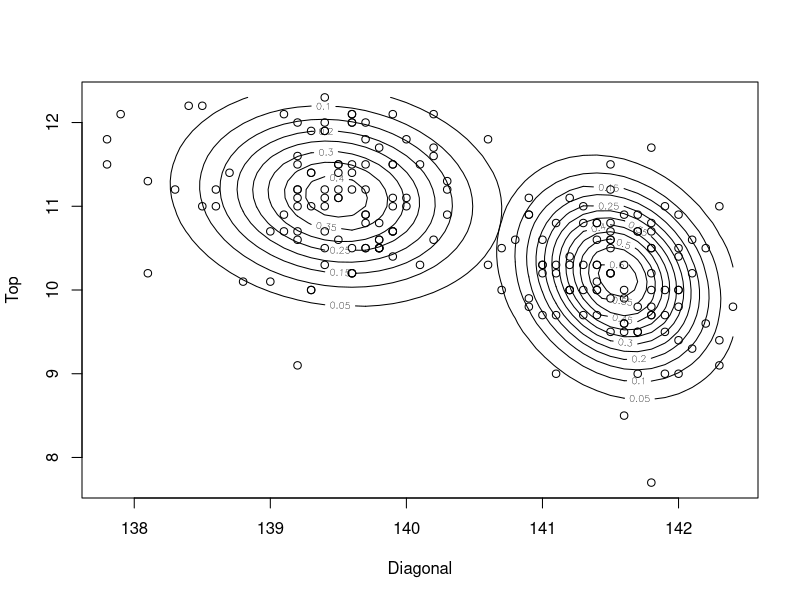

Write the R code that produced this figure.
library(ggplot2)
library(dplyr)
library(mvtnorm)

# Convenience function to use with *apply
density <- function(component, x) {
  dmvnorm(x,
          mean=component$means,
          sigma=component$cov.matrix)
}

# Log likelihood of GMM
log.likelihood <- function(X, Pi, Components) {
  N <- length(X[,1])
  K <- length(Components)
  
  l <- 0
  
  for (i in 1:N) {
    l.sub <- 0
    
    for (j in 1:K) {
      l.sub <- l.sub + Pi[j] * density(Components[[j]], X[i,])
    }
    
    l <- l + log(l.sub)
  }
  
  l
}

# For each observations compute components responsibilities
# under current estimates of weights, means and covariances
component.responsibilities <- function(x, Pi, Components) {
  weighted.densities <- Pi * sapply(Components, density, x)
  
  weighted.densities / sum(weighted.densities)
}

# Perform Maximization step
update.Components <- function(X, Gamma, Pi, Components) {
  N <- length(X[,1])
  DIM <- length(X[1,])
  K <- length(Components)
  
  new.Components <- list()
  new.Pi <- numeric(K)
  
  for (k in 1:K) {
    N.k <- sum(Gamma[, k])
    
    new.means <- colSums(Gamma[, k] * X) / N.k
    
    new.cov <- matrix(rep(0, DIM*DIM), nrow=DIM)
    
    for (n in 1:N) {
      centered.point <- unlist(data[n,]) - new.means
      term <- Gamma[n, k] * outer(centered.point, centered.point) / N.k
      
      new.cov <- new.cov + term
    }
    
    new.Components[[k]] <- list(means=new.means,
                                cov.matrix=new.cov)
    new.Pi[k] <- N.k / N
  }
  
  list(Components = new.Components,
       Pi = new.Pi)
}

# Fits GMM using EM algorithm
fit <- function(X, init.Pi, init.Components, eps=1e-3, max.iter=Inf) {
  # init parameters
  Components <- init.Components
  Pi <- init.Pi
  
  loglik <- log.likelihood(X, Pi, Components)
  
  i <- 1
  
  repeat {
    # E-step
    Gamma <- t(apply(data, 1, component.responsibilities, Components=Components, Pi=Pi))
    
    # M-step
    updated.components <- update.Components(X, Gamma, Pi, Components)
    Components <- updated.components$Components
    Pi <- updated.components$Pi
    
    print(paste('( Iteration', i, ')', 'Log Likelihood:', loglik))
    
    loglik.upd <- log.likelihood(X, Pi, Components)
    
    if (i == max.iter || abs(loglik.upd - loglik) < eps) {
      r <- list(steps = i,
                loglik = loglik.upd,
                Components = Components,
                Pi = Pi)
      
      return(r)
    }
    
    i <- i + 1
    loglik <- loglik.upd
  }
}


##
##      LOAD DATA AND FIT THE MODEL
##

data <- read.table('banknote.txt') %>% select(c('Diagonal', 'Top'))

Pi <- c(1, 1) / 2
Components <- list(list(means=c(139, 9),
                        cov.matrix=matrix(c(1, 0, 0, 1), nrow=2)),
                   list(means=c(141, 10),
                        cov.matrix=matrix(c(1, 0, 0, 1), nrow=2)))

result <- fit(data, Pi, Components, eps=1e-3)

##
##          VISUALIZE RESULTS
##

mu1 <- result$Components[[1]]$means
sigma1 <- result$Components[[1]]$cov.matrix

mu2 <- result$Components[[2]]$means
sigma2 <- result$Components[[2]]$cov.matrix

x <- seq(min(data[,1]), max(data[,1]), by=.1)
y <- seq(min(data[,2]), max(data[,2]), by=.1)
net1 <- outer(x, y, function(x, y) dmvnorm(cbind(x, y), mu1, sigma1))
net2 <- outer(x, y, function(x, y) dmvnorm(cbind(x, y), mu2, sigma2))
plot(data)
contour(x, y, net1, add=T)
contour(x, y, net2, add=T)
